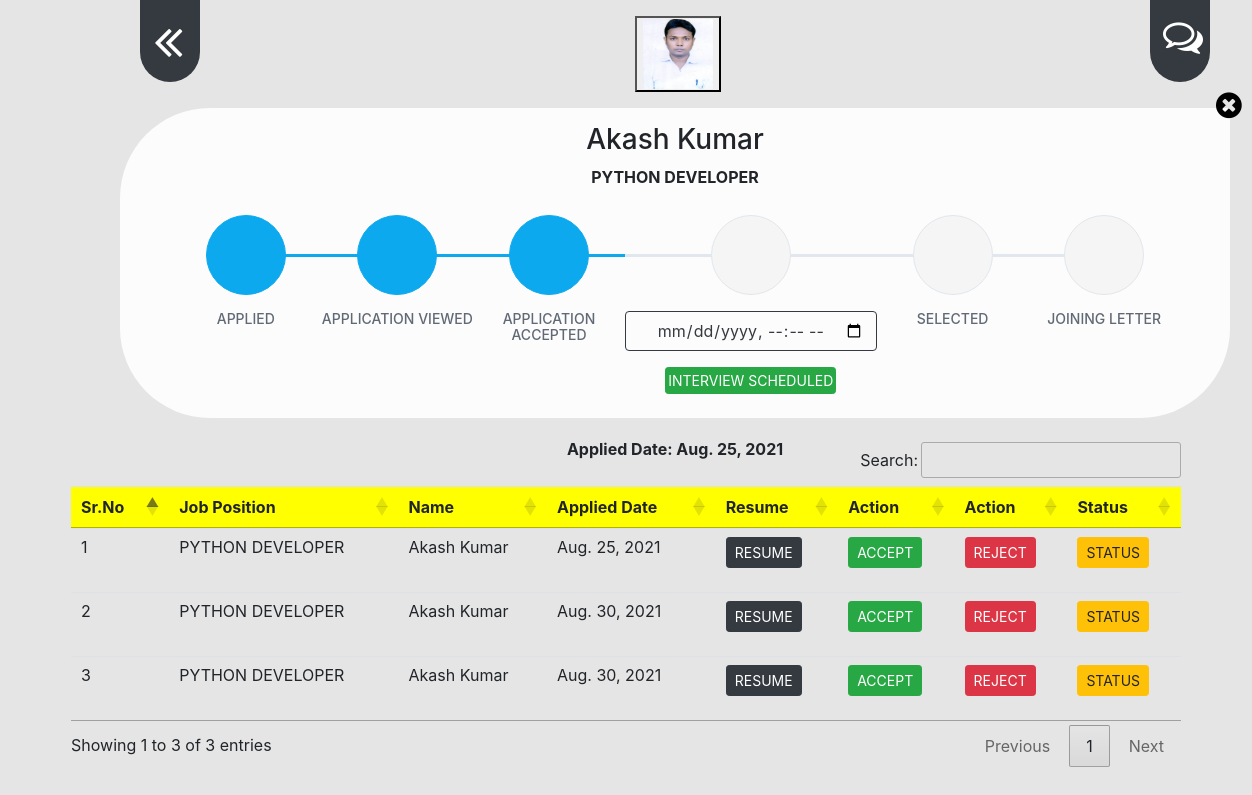
The app's page /statuschange/1 (signed in) with its own data.
### job/models.py (models this page shows, shortened)
class Apply(models.Model):
    job = models.ForeignKey(Job,on_delete=models.CASCADE,null=True)
    student= models.ForeignKey(StudentUser,on_delete=models.CASCADE,null=True)
    resume = models.FileField(null=True)
    applied_date = models.DateField(null=True)
    status = models.CharField(max_length=300,null=True,blank=True)
    interviewdateaandtime = models.DateTimeField(null=True,blank=True)
    joiningletter = models.FileField(null=True, blank=True)

class StudentUser(models.Model):
    user = models.ForeignKey(User,on_delete=models.CASCADE)
    mobile = models.CharField(max_length=10,null=True)
    image = models.FileField(null=True)
    gender = models.CharField(max_length=10,null=True)
    type = models.CharField(max_length=10,null=True)
    resume = models.FileField(null=True)
    def __str__(self):
        return self.user.username

class Job(models.Model):
    recruiter = models.ForeignKey(Recruiter,on_delete=models.CASCADE,null=True,blank=True)
    start_date = models.DateField()
    end_date = models.DateField()
    salary = models.CharField(max_length=10,null=True)
    permonth = models.CharField(max_length=10)
    title = models.CharField(max_length=100)
    description = models.CharField(max_length=500)
    experience = models.CharField(max_length=10)
    location = models.CharField(max_length=15)
    skill = models.CharField(max_length=300,null=True)
    creationdate = models.DateField()
    company = models.CharField(max_length=50)
    paid = models.CharField(max_length=10,null=True,blank=True)
    def __str__(self):
        return self.title

### job/views.py (the view)
# urls.py: path('statuschange/<int:pid>', views.statuschange, name='statuschange'),
def statuschange(request,pid):
    user = request.user
    recruiter = Recruiter.objects.get(user=user)
    job = Job.objects.filter(recruiter=recruiter)
    data = Apply.objects.filter(job__in=job)
    data1 = Apply.objects.filter(id=pid)
    for n in data1:
        statue=n.status
    if statue:
        error = ""
        if statue == "Application Viewed":
            error = "Application Viewed"
        if statue == "Application Rejected":
            error = "Application Rejected"
        if statue == "Application Accepted":
            error = "Application Accepted"
        if statue == "Video Interview Scheduled":
            error = "Video Interview Scheduled"
        if statue == "Selected":
            error = "Selected"
        if statue == "Rejected":
            error = "Rejected"
        if statue == "Joining Letter":
            error = "Joining Letter"
    else:
        error = "none"
    d = {'data':data, 'data1':data1,'error':error,}
    return render(request,'recruiterstatusbar.html',d)

### job/templates/recruiterstatusbar.html (shortened to what this page needs)
<head>
    {% load static %}
  <link rel="stylesheet" href="https://maxcdn.bootstrapcdn.com/bootstrap/4.5.2/css/bootstrap.min.css">
<link rel="stylesheet" href="https://cdnjs.cloudflare.com/ajax/libs/font-awesome/4.7.0/css/font-awesome.min.css">
</head>
<body>
<nav class="navbar navbar-expand-sm bg-dark navbar-dark" style="width:60px;margin-left:140px;border-radius:0px 0px 100px 100px;margin-top:px">
<ul class="navbar-nav">
    <li class="nav-item" >
      <a class="nav-link active" href="{% url 'recruitermainpage' %}"><i class="fa fa-angle-double-left mr-1 " style="font-size:50px;margin-left:-10px; color: white"></i></a>
     </li>
</ul>
</nav>
</body>
<!DOCTYPE html>
<html lang="en">
<head>
</head>
<body>
{% for i in data1 %}
   <div class="row"  style="margin-top:-90px">
    <button type="button" data-toggle="collapse" data-target="#hidden" style="margin-left:650px;"><img src="{{i.student.image.url}}" style="text-align:center;margin-left:0px;width:70px;height:70px;padding:0px 0px"></button>
   </div>
<nav class="navbar navbar-expand-sm bg-dark navbar-dark" style="width:60px;height:90px ;margin-left:1150px;border-radius:0px 0px 100px 100px;margin-top:-100px">
<ul class="navbar-nav">
    <li class="nav-item" >
      <a  href="{% url 'chat' request.user.id i.student.user.id %}" id="user{{ i.job.recruiter.id }}"><i class="fa fa-comments-o" style="font-size:40px;margin-left:-3px; color: white"></i></a>
     </li>
</ul>
</nav>
<a class="nav-link active" href="{% url 'recruiterstatusbar' %}"><i class="fa fa-times-circle" style="font-size:30px; color:black;margin-left:1200px;"></i></a>
<div class="container" style="margin-top:-20px;width:1110px;background-color:rgb(255,255,255,0.9);margin-left: 120px;margin-top:-20px;box-shadow: 0px 0px; height:310px;padding: 15px;border-radius:90px 0px 90px 90px">
    <link rel="stylesheet" href="https://cdn.jsdelivr.net/npm/pixeden-stroke-7-icon@1.2.3/pe-icon-7-stroke/dist/pe-icon-7-stroke.min.css">
     <h3 style="text-align:center">{{i.student.user.first_name}} {{i.student.user.last_name}} </h3>
          <b><p style="text-align:center">{{i.job.title}}</p></b>
    <div class="container padding-bottom-3x mb-1"style="margin-top:-160px">
          <div class="card-body">
            <div class="steps d-flex flex-wrap flex-sm-nowrap justify-content-between padding-top-2x padding-bottom-1x">
              <div class="step completed">
                <div class="step-icon-wrap">
                  <div class="step-icon"></div>
                </div>
                <h4 class="step-title">APPLIED</h4>
              </div>
                {% ifequal error 'Application Accepted' %}
              <div class="step completed">
                <div class="step-icon-wrap">
                  <div class="step-icon"></div>
                </div>
                <h4 class="step-title">APPLICATION VIEWED</h4>
              </div>
              <div class="step completed">
                <div class="step-icon-wrap">
                  <div class="step-icon"></div>
                </div>
                <h4 class="step-title">APPLICATION ACCEPTED</h4>
              </div>
                <div class="step ">
                <div class="step-icon-wrap">
                  <div class="step-icon"></div>
                </div>
                <h4 class="step-title">
  <div>
  <form action="{% url 'statusfieldkadata' i.id %}" method="post">
      <input class="btn btn-outline-dark" name="interviewdatetimefield"   type="datetime-local" required ><br><br>
  <button type="submit" class="btn btn-success btn-sm" style="padding:2px 2px;margin-left:0px">INTERVIEW SCHEDULED </button>
</form>
</div>
                </h4>
              </div>
                <div class="step ">
                <div class="step-icon-wrap">
                  <div class="step-icon"></div>
                </div>
                <h4 class="step-title">SELECTED</h4>
              </div>
                <div class="step ">
                <div class="step-icon-wrap">
                  <div class="step-icon"></div>
                </div>
                <h4 class="step-title">JOINING LETTER</h4>
              </div>
                {% endifequal %}
            </div>
          </div>
        </div>
    <b><p style="text-align: center;margin-top:-30px">Applied Date: <span>{{i.applied_date}}</span></p></b>
</div>
{% endfor %}
<br>
</body>
</html>
        <div class="container" style="width:1500px">
          <table class="table table-hover" id="example">
              <thead>
                  <tr style="background-color: yellow">
                      <th>Sr.No</th>
                      <th>Job Position</th>
                      <th>Name</th>
                      <th>Applied Date</th>
                      <th>Resume</th>
                      <th>Action</th>
                      <th>Action</th>
                      <th>Status</th>
                  </tr>
              </thead>
              <tbody>
                   {% for d in data %}
                  <tr>
                        <td>  {{ forloop.counter}}</td>
                        <td>  {{ d.job }} </td>
                        <td> {{d.student.user.first_name}} {{d.student.user.last_name}}</td>
                        <td> {{ d.applied_date}}</td>
                        <td><a href="{{ d.resume.url }}" download  class="btn btn-dark btn-sm">RESUME</a></td>
     <td>
   <form action="{% url 'statusfieldkadata' d.id %}" method="post">
  <button type="submit" class="btn btn-success btn-sm" style="margin-left:0px">ACCEPT</button>
  </form>
     </td>
      <td>
   <form action="{% url 'statusfieldkadata' d.id %}" method="post">
  <button type="submit" class="btn btn-danger btn-sm" style="margin-left:0px">REJECT</button>
  </form>
   </td>
                         <td><a href="{% url 'statuschange' d.id %}" class="btn btn-warning btn-sm" >STATUS</a></td>
                  </tr>
                  {% endfor%}
              </tbody>
          </table>
 </div>
<head>
<link rel="stylesheet" href="https://cdn.datatables.net/1.10.24/css/jquery.dataTables.min.css">
<link rel="stylesheet" href="https://cdn.datatables.net/buttons/1.7.0/css/buttons.dataTables.min.css">
</head>
<body>
</body>

### job/templates/recruiterstatusbar.html (style rules this page uses)
body { background-color: rgb(0,0,0,0.1); }
body { margin-top:0px; }
.steps .step { display: block; width: 100%; margin-bottom: 35px; text-align: center; margin-top: 150px; }
.steps .step .step-icon-wrap { display: block; position: relative; width: 100%; height: 80px; text-align: center }
.steps .step .step-icon-wrap::before, .steps .step .step-icon-wrap::after { display: block; position: absolute; top: 50%; width: 50%; height: 3px; margin-top: -1px; background-color: #e1e7ec; content: ''; z-index: 1 }
.steps .step .step-icon-wrap::before { left: 0 }
.steps .step .step-icon-wrap::after { right: 0 }
.steps .step .step-icon { display: inline-block; position: relative; width: 80px; height: 80px; border: 1px solid #e1e7ec; border-radius: 50%; background-color: #f5f5f5; color: #374250; font-size: 38px; line-height: 81px; z-index: 5 }
.steps .step .step-title { margin-top: 16px; margin-bottom: 0; color: #606975; font-size: 14px; font-weight: 500 }
.steps .step:first-child .step-icon-wrap::before { display: none }
.steps .step:last-child .step-icon-wrap::after { display: none }
.steps .step.completed .step-icon-wrap::before, .steps .step.completed .step-icon-wrap::after { background-color: #0da9ef }
.steps .step.completed .step-icon { border-color: #0da9ef; background-color: #0da9ef; color: #fff }

### records on screen
Apply: student.image (picture), student.user.first_name "Akash", student.user.last_name "Kumar", job "PYTHON DEVELOPER", applied_date "Aug. 25, 2021"
Apply: job "PYTHON DEVELOPER", student.user.first_name "Akash", student.user.last_name "Kumar", applied_date "Aug. 30, 2021"
Apply: job "PYTHON DEVELOPER", student.user.first_name "Akash", student.user.last_name "Kumar", applied_date "Aug. 30, 2021"
